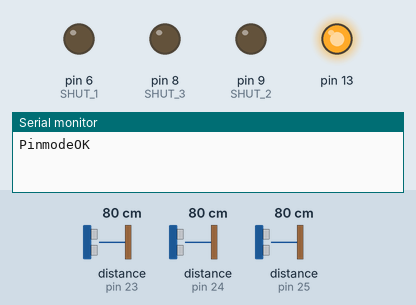
This sketch was run on a simulated Arduino Uno, built with avr-gcc and run on an emulated ATmega328P. Parts: output pins drawn as LEDs (lit = HIGH), the last lines printed to the serial monitor. The inputs (shaded band) are chosen by the test bench; at power-on: distance to the obstacle (sensors on pin 23, pin 24, pin 25) 80 cm.

Above: at 0.1 s.
At 0.9 s:
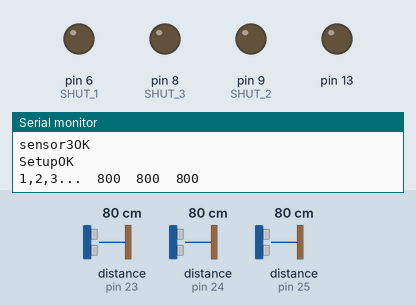
Timing chart, 0 to 2.4 s (numbered marks = the images above):
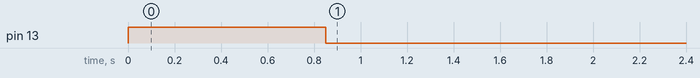

The sketch:

test_vl53l0x_3s.ino
```cpp
#include <Wire.h>
#include <VL53L1X.h>

VL53L1X sensor_1;
VL53L1X sensor_2;
VL53L1X sensor_3;

#define SHUT_1 6
#define SHUT_2 9
#define SHUT_3 8

void setup() {
Serial.begin(19200);
pinMode(13,OUTPUT);
digitalWrite(13,HIGH);
pinMode(SHUT_1, OUTPUT);
pinMode(SHUT_2, OUTPUT);
pinMode(SHUT_3, OUTPUT);
digitalWrite(SHUT_1, LOW);
digitalWrite(SHUT_2, LOW);
digitalWrite(SHUT_3, LOW);

Serial.println("PinmodeOK");
delay(100);
Wire.begin();
Serial.println("Wire.begin");

pinMode(SHUT_1, INPUT);
delay(150);
sensor_1.init();
delay(100);
sensor_1.setAddress((uint8_t)23);
sensor_1.setTimeout(500);

Serial.println("sensor1OK");

pinMode(SHUT_2, INPUT);
delay(150);
sensor_2.init(true);
delay(100);
sensor_2.setAddress((uint8_t)24);
sensor_2.setTimeout(500);

Serial.println("sensor2OK");

pinMode(SHUT_3, INPUT);
delay(150);
sensor_3.init(true);
delay(100);
sensor_3.setAddress((uint8_t)25);
sensor_3.setTimeout(500);

Serial.println("sensor3OK");

sensor_1.startContinuous(50);
sensor_2.startContinuous(50);
sensor_3.startContinuous(50);
digitalWrite(13,LOW);
Serial.println("SetupOK");
}

void loop(){
Serial.print("1,2,3...  ");
Serial.print(sensor_1.readRangeContinuousMillimeters());
Serial.print("  ");
Serial.print(sensor_2.readRangeContinuousMillimeters());
Serial.print("  ");
Serial.println(sensor_3.readRangeContinuousMillimeters());
delay(100);
}
```
